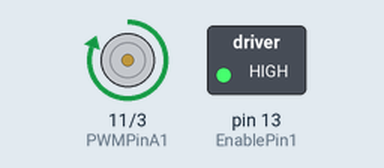
Recording of a sketch running on a simulated Arduino Uno, built with avr-gcc and run on an emulated ATmega328P. Parts: motor-driver pin pairs drawn as motors (green arrow = first pin HIGH = forward, orange = second pin HIGH = backward, longer = more drive), switched loads named in the sketch (green lamp = pin HIGH). What the sketch prints to the serial monitor is not drawn.

Above: at 10.0 s.
At 15.02 s:
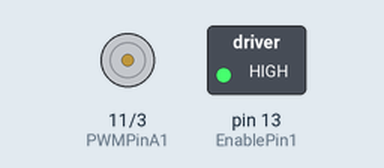
At 19.5 s:
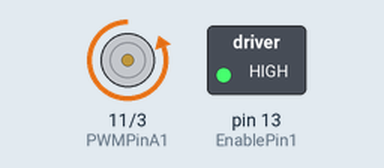
Timing chart, 0 to 29.8 s (numbered marks = the images above):
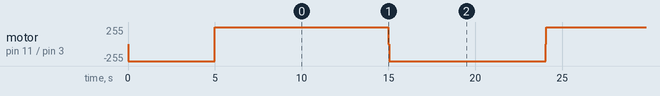

The sketch:

prog_auto_example_code.ino
```cpp
//This example code uses our LC-80, LC-066, any linear actuator and a power source. You can get more detail on the code and what it does in our blog post.
//Use the jumpers on the board to select which pins will be used
int EnablePin1 = 13;
int PWMPinA1 = 11;
int PWMPinB1 = 3;
unsigned long extendtime = 10 * 1000;  // 10 seconds, times 1000 to convert to milliseconds
unsigned long retracttime = 9 * 1000; // 10 seconds, times 1000 to convert to milliseconds
unsigned int timetorun = 60 * 1000; // 60 seconds, times 1000 to convert to milliseconds
//unsigned long test = long(60) * (1000);
int duty;
unsigned long elapsedTime;
boolean keepMoving;
void setup() {
  Serial.begin(9600);
  pinMode(EnablePin1, OUTPUT);//Enable the board
  pinMode(PWMPinA1, OUTPUT);
  pinMode(PWMPinB1, OUTPUT);//Set motor outputs
  elapsedTime = 0; // Set time to 0
  digitalWrite(EnablePin1, HIGH);
  pullActuator();
  delay(5000);
  stopActuator();
  keepMoving = true; //The system will move

}//end setup
void loop() {
 if (keepMoving)
  {
    digitalWrite(EnablePin1, HIGH); // enable the motor
    pushActuator();
    delay(extendtime);
    stopActuator();
    delay(50);//small delay before retracting

    pullActuator();
    delay(retracttime);
    stopActuator();
    delay(50);

    elapsedTime = millis();//how long has it been?
//    Serial.println(test);
    Serial.println(elapsedTime);
//    Serial.println(timetorun);
    if (elapsedTime > timetorun) {//if it's been 60 seconds, stop
      Serial.print("Elapsed time is over max run time. Max run time: ");
      Serial.println(timetorun);
     //Serial.println(60);
      keepMoving = false;
    }
  }//end if*/
}//end main loop
void stopActuator() {
  analogWrite(PWMPinA1, 0);
  analogWrite(PWMPinB1, 0); // speed 0-255
}
void pushActuator() {
  analogWrite(PWMPinA1, 255);
  analogWrite(PWMPinB1, 0); // speed 0-255
}
void pullActuator() {
  analogWrite(PWMPinA1, 0);
  analogWrite(PWMPinB1, 255);//speed 0-255
}
```

Measured:
- by itself, motor on pin 11 (PWMPinA1) / pin 3 (PWMPinB1): repeats every 19.1 s: forward 255/255 10.0 s, stopped 0.05 s, backward 255/255 9.0 s, stopped 0.05 s, until it stays stopped from 62.3 s
